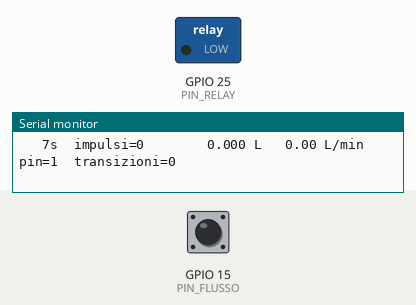
Recording of a sketch running on a simulated ESP32. Shown: switched loads named in the sketch (green lamp = pin HIGH), the last lines printed to the serial monitor. Inputs (shaded band) come from the test bench; at power-on: GPIO 15 (PIN_FLUSSO) HIGH.

Above: at 14.0 s.
At 27.5 s:
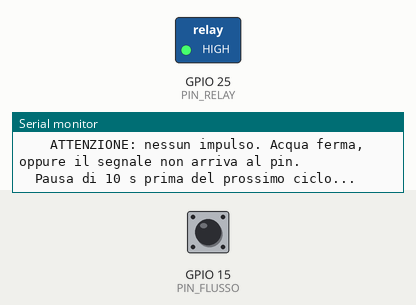
Timing chart, 0 to 41.7 s (numbered marks = the images above):
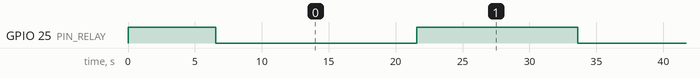

The sketch:

test_flusso.ino
```cpp
/*
 * ============================================================================
 *  SERRA SMART — TEST DEL FLUSSOMETRO CON IRRIGAZIONE
 * ============================================================================
 *
 *  Sketch di collaudo da caricare sulla SCHEDA DEL NODO SERRA, con il
 *  flussometro e il relay cablati come in produzione.
 *
 *  Apre la valvola a intervalli, misura il flusso, chiude, e stampa tutto sul
 *  monitor seriale: ti basta il portatile collegato via USB.
 *
 *  A COSA SERVE
 *  ------------
 *   - verificare che il flussometro conti davvero, sulla scheda giusta e sul
 *     pin giusto
 *   - misurare la portata reale dell'impianto, che con la pompa e' diversa da
 *     quella di un litro versato a mano con l'imbuto
 *   - ricavare gli impulsi/litro veri: raccogli l'acqua in un contenitore
 *     graduato e confronta con il conteggio finale
 *
 *  SICUREZZA
 *  ---------
 *  Questo sketch APRE UNA VALVOLA DELL'ACQUA. Le protezioni ci sono e sono
 *  volutamente strette:
 *   - relay forzato chiuso come primissima istruzione, prima di ogni altra cosa
 *   - numero di cicli limitato: finiti quelli si ferma e non riapre piu'
 *   - tetto sui litri totali: superato, chiude e termina
 *   - watchdog hardware: se il codice si impalla la scheda si riavvia e al
 *     boot la valvola si richiude
 *  Restaci comunque davanti mentre gira. E' un test, non un impianto.
 *
 *  Nessuna libreria esterna. Scheda: "ESP32 Dev Module", seriale 115200.
 * ============================================================================
 */

#include <Arduino.h>
#include <esp_task_wdt.h>
#include <driver/gpio.h>

// ======================= CONFIGURAZIONE DEL TEST ============================

// Devono coincidere con serra_nodo/config.h
#define PIN_RELAY        25
#define RELAY_ON         LOW        // la maggior parte dei moduli e' attiva bassa
#define RELAY_OFF        HIGH

// NON usare 16 o 17: sulle schede a 38 pin (WROVER) sono cablati alla PSRAM.
// NON usare 34-39: sono di solo ingresso e non hanno pull-up interno.
#define PIN_FLUSSO       15

#define IMPULSI_LITRO    433.0f     // valore attuale, da verificare col test

#define CICLI            4          // quante aperture fare, poi si ferma
#define SECONDI_ON       15         // durata di ogni apertura
#define SECONDI_OFF      10         // pausa fra un ciclo e il successivo

#define MAX_LITRI_TOTALI 20.0f      // stop di sicurezza sul totale erogato

// ======================= STATO ==============================================

volatile uint32_t g_impulsi = 0;

void IRAM_ATTR isrFlusso() {
  g_impulsi++;
}

static uint32_t impulsi() {
  noInterrupts();
  uint32_t n = g_impulsi;
  interrupts();
  return n;
}

// Campiona il pin a raffica contando i cambi di livello, SENZA usare
// l'interrupt: dice se sul filo arriva un segnale, indipendentemente dal
// fatto che l'interrupt lo raccolga.
static uint32_t sondaTransizioni(uint16_t durataMs) {
  int      precedente  = digitalRead(PIN_FLUSSO);
  uint32_t transizioni = 0;
  uint32_t t0 = millis();
  while (millis() - t0 < durataMs) {
    int adesso = digitalRead(PIN_FLUSSO);
    if (adesso != precedente) { transizioni++; precedente = adesso; }
  }
  return transizioni;
}

static void relayChiudi() {
  gpio_hold_dis((gpio_num_t)PIN_RELAY);
  digitalWrite(PIN_RELAY, RELAY_OFF);
  pinMode(PIN_RELAY, OUTPUT);
  digitalWrite(PIN_RELAY, RELAY_OFF);
}

// ======================= RISULTATI ==========================================

static float    litriPerCiclo[CICLI];
static uint32_t impulsiPerCiclo[CICLI];
static float    litriTotali = 0.0f;
static uint8_t  cicliFatti  = 0;

static void stampaRiepilogo() {
  uint32_t impulsiTot = 0;

  Serial.println();
  Serial.println(F("============================================================"));
  Serial.println(F("  RIEPILOGO"));
  Serial.println(F("============================================================"));
  Serial.println(F("  ciclo   impulsi     litri    portata media"));

  for (uint8_t i = 0; i < cicliFatti; i++) {
    impulsiTot += impulsiPerCiclo[i];
    Serial.printf("  %3u   %8lu   %7.3f   %6.2f L/min\n",
                  i + 1, (unsigned long)impulsiPerCiclo[i], litriPerCiclo[i],
                  litriPerCiclo[i] * 60.0f / SECONDI_ON);
  }

  Serial.println(F("  ----------------------------------------------------------"));
  Serial.printf("  TOTALE: %lu impulsi = %.3f litri con la taratura attuale "
                "(%.0f impulsi/L)\n",
                (unsigned long)impulsiTot, litriTotali, IMPULSI_LITRO);
  Serial.println();
  Serial.println(F("  TARATURA: misura con un contenitore graduato quanta acqua"));
  Serial.println(F("  e' uscita davvero, poi calcola:"));
  Serial.printf ("     impulsi_per_litro = %lu / <litri misurati>\n",
                 (unsigned long)impulsiTot);
  Serial.println(F("  e mandalo al nodo con:  CAL,acqua,<valore>"));
  Serial.println(F("============================================================"));
}

// ======================= SETUP ==============================================

void setup() {
  // Primissima istruzione: valvola chiusa, sempre.
  relayChiudi();

  Serial.begin(115200);
  delay(1500);

  Serial.println();
  Serial.println(F("============================================================"));
  Serial.println(F("  TEST FLUSSOMETRO CON IRRIGAZIONE"));
  Serial.println(F("============================================================"));
  Serial.printf ("  Relay      : GPIO %d (attivo %s)\n",
                 PIN_RELAY, RELAY_ON == LOW ? "basso" : "alto");
  Serial.printf ("  Flussometro: GPIO %d (pull-up interno)\n", PIN_FLUSSO);
  Serial.printf ("  Cicli      : %d da %d s, pausa %d s\n",
                 CICLI, SECONDI_ON, SECONDI_OFF);
  Serial.printf ("  Tetto      : %.1f litri totali\n", MAX_LITRI_TOTALI);
  Serial.printf ("  Chip %s, PSRAM: %s\n",
                 ESP.getChipModel(),
                 psramFound() ? "SI (WROVER: GPIO 16 e 17 NON usabili)" : "no");
  Serial.println(F("============================================================"));
  Serial.println();
  Serial.println(F("  Colonne della riga di avanzamento:"));
  Serial.println(F("    impulsi     contati dall'interrupt"));
  Serial.println(F("    transizioni cambi di livello visti campionando il pin"));
  Serial.println(F("    pin         livello logico in questo istante"));
  Serial.println();
  Serial.println(F("  Se restano tutti a zero con pin=1 fisso, il segnale non"));
  Serial.println(F("  arriva proprio: cablaggio, massa in comune, o pin sbagliato."));
  Serial.println();

  pinMode(PIN_FLUSSO, INPUT_PULLUP);
  attachInterrupt(digitalPinToInterrupt(PIN_FLUSSO), isrFlusso, FALLING);

  // Watchdog: se il codice si blocca a valvola aperta, la scheda si riavvia
  // e relayChiudi() in cima al setup() la richiude.
#if ESP_ARDUINO_VERSION_MAJOR >= 3
  esp_task_wdt_config_t cfg = {};
  cfg.timeout_ms     = (SECONDI_ON + 30) * 1000UL;
  cfg.idle_core_mask = 0;
  cfg.trigger_panic  = true;
  if (esp_task_wdt_reconfigure(&cfg) == ESP_ERR_INVALID_STATE)
    esp_task_wdt_init(&cfg);
#else
  esp_task_wdt_init(SECONDI_ON + 30, true);
#endif
  if (esp_task_wdt_status(NULL) != ESP_OK) esp_task_wdt_add(NULL);

  Serial.println(F("  Primo ciclo fra 5 secondi. Stacca l'alimentazione per fermare tutto."));
  for (int i = 5; i > 0; i--) { Serial.printf("  %d...\n", i); esp_task_wdt_reset(); delay(1000); }
}

// ======================= CICLO DI PROVA =====================================

static void eseguiCiclo(uint8_t n) {
  Serial.println();
  Serial.printf("--- CICLO %u di %d - apro la valvola per %d s ---\n",
                n + 1, CICLI, SECONDI_ON);

  uint32_t impulsiInizio = impulsi();
  uint32_t t0 = millis();
  uint32_t ultimoLog = 0;

  digitalWrite(PIN_RELAY, RELAY_ON);

  while (true) {
    esp_task_wdt_reset();

    uint32_t trascorso = millis() - t0;
    if (trascorso >= (uint32_t)SECONDI_ON * 1000UL) break;

    float litriCiclo = (impulsi() - impulsiInizio) / IMPULSI_LITRO;

    // Tetto di sicurezza sul totale erogato
    if (litriTotali + litriCiclo >= MAX_LITRI_TOTALI) {
      Serial.println(F("  TETTO LITRI RAGGIUNTO: chiudo subito."));
      break;
    }

    if (trascorso - ultimoLog >= 1000UL) {
      ultimoLog = trascorso;
      uint32_t transizioni = sondaTransizioni(200);
      Serial.printf("  %2lus  impulsi=%-6lu  %6.3f L  %5.2f L/min  pin=%d  transizioni=%lu\n",
                    (unsigned long)(trascorso / 1000UL),
                    (unsigned long)(impulsi() - impulsiInizio),
                    litriCiclo,
                    trascorso > 0 ? litriCiclo * 60000.0f / trascorso : 0.0f,
                    digitalRead(PIN_FLUSSO),
                    (unsigned long)transizioni);
    }
    delay(50);
  }

  digitalWrite(PIN_RELAY, RELAY_OFF);

  // La turbina continua a girare per inerzia e il tubo si svuota: si aspetta
  // un paio di secondi prima di fermare il conteggio, o si perdono impulsi.
  for (int i = 0; i < 20; i++) { esp_task_wdt_reset(); delay(100); }

  uint32_t impulsiCiclo = impulsi() - impulsiInizio;
  float    litriCiclo   = impulsiCiclo / IMPULSI_LITRO;

  impulsiPerCiclo[n] = impulsiCiclo;
  litriPerCiclo[n]   = litriCiclo;
  litriTotali       += litriCiclo;
  cicliFatti         = n + 1;

  Serial.printf("--- Valvola CHIUSA. Ciclo %u: %lu impulsi, %.3f L "
                "(totale %.3f L) ---\n",
                n + 1, (unsigned long)impulsiCiclo, litriCiclo, litriTotali);

  if (impulsiCiclo == 0)
    Serial.println(F("    ATTENZIONE: nessun impulso. Acqua ferma, oppure il "
                     "segnale non arriva al pin."));
}

void loop() {
  static uint8_t ciclo = 0;
  static bool    finito = false;

  esp_task_wdt_reset();

  if (finito) { delay(1000); return; }

  if (ciclo >= CICLI || litriTotali >= MAX_LITRI_TOTALI) {
    relayChiudi();
    stampaRiepilogo();
    Serial.println(F("\n  Test concluso. La valvola resta chiusa."));
    Serial.println(F("  Per rifarlo, premi il pulsante di reset della scheda."));
    finito = true;
    return;
  }

  eseguiCiclo(ciclo);
  ciclo++;

  if (ciclo < CICLI) {
    Serial.printf("\n  Pausa di %d s prima del prossimo ciclo...\n", SECONDI_OFF);
    for (int i = 0; i < SECONDI_OFF * 10; i++) { esp_task_wdt_reset(); delay(100); }
  }
}
```

Measured:
- by itself, GPIO 25 (PIN_RELAY): alternates HIGH for 12.0 s and LOW for 15.0 s, 8 changes in all, then stays HIGH
